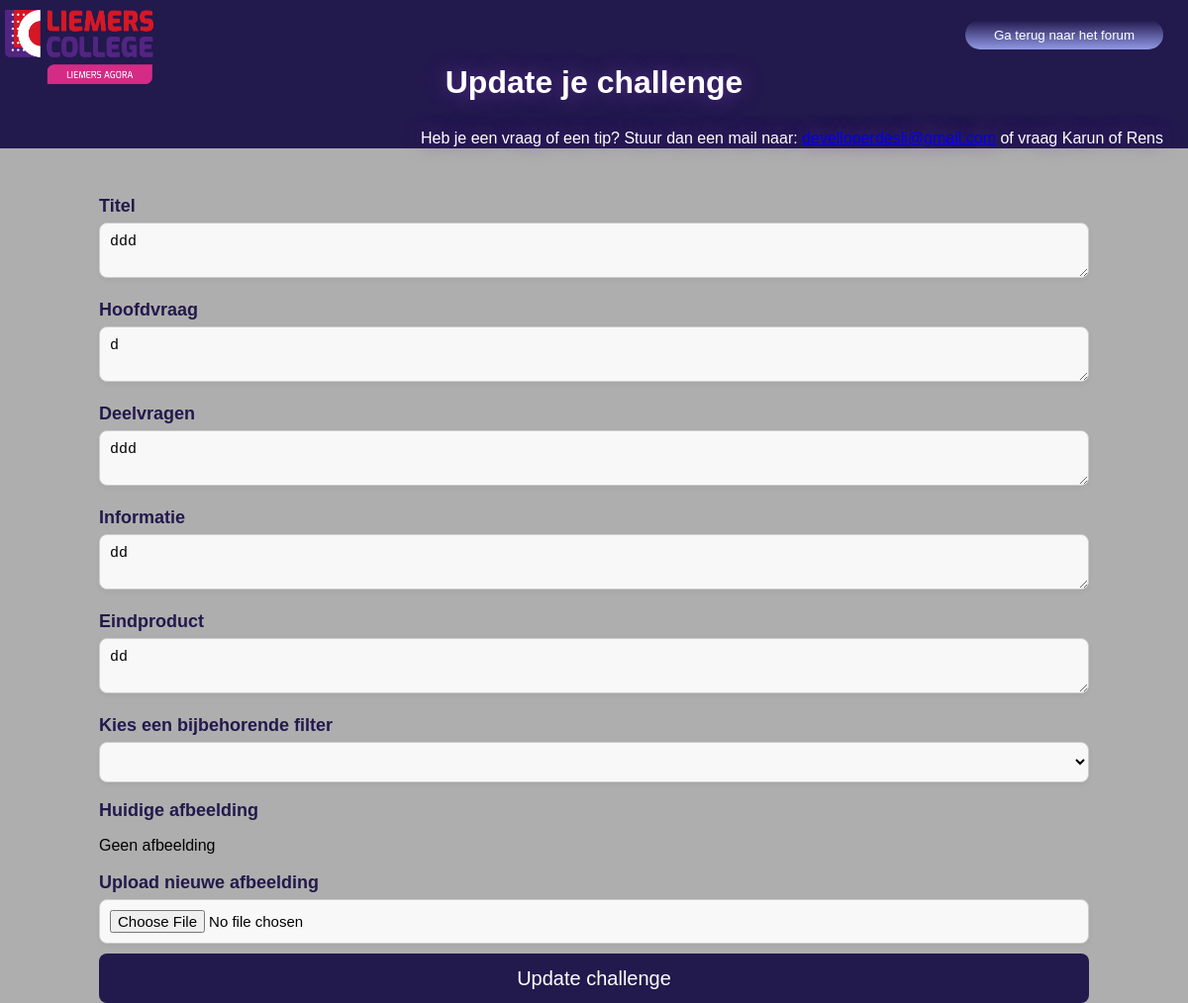
Page /update/7 (signed in) on the committed database.
### models.py (models this page shows, shortened)
class Todo(db.Model):
    id = db.Column(db.Integer, primary_key=True)
    date_created = db.Column(db.DateTime(timezone=True), default=lambda: datetime.now(timezone.utc))
    likes = db.Column(db.Integer, default=0)
    name = db.Column(db.String(100), nullable=False)
    title = db.Column(db.String(100), nullable=False)
    main_question = db.Column(db.String(200), nullable=False)
    sub_questions = db.Column(db.String(500), nullable=False)
    description = db.Column(db.Text, nullable=False)
    end_product = db.Column(db.Text, nullable=False)
    category = db.Column(db.String(50), nullable=False)
    image = db.Column(db.String(100), nullable=True)
    approved = db.Column(db.Boolean, default=False)
    author_id = db.Column(db.Integer, db.ForeignKey('user.id'), nullable=False)

### app.py (the view, shortened to what this page needs)
@app.route('/update/<int:id>', methods=['GET', 'POST'])
@login_required
def update(id):
    task = Todo.query.get_or_404(id)
    if not (current_user.id == task.author_id or current_user.is_admin):
        flash('You are not authorized to edit this challenge')
        return redirect(url_for('forum'))
    if request.method == 'GET':
        return render_template('update.html', task=task)

### app.py (called while the page is built)
@login_manager.user_loader
def load_user(user_id):
    return User.query.get(int(user_id))

### templates/update.html (shortened to what this page needs)
{% extends 'base.html' %} {% block head %}
<link
  rel="stylesheet"
  href="{{ url_for('static', filename='css/update.css') }}"
/>
<link
  href="https://unpkg.com/boxicons@2.1.4/css/boxicons.min.css"
  rel="stylesheet"
/>
{% endblock %} {% block body %}
<div class="top-color">
  <div class="contact">
    <p>
      Heb je een vraag of een tip? Stuur dan een mail naar:
      <a href="mailto:develloperdesli@gmail.com">develloperdesli@gmail.com</a>
      of vraag Karun of Rens
    </p>
  </div>
  <button class="forum-button">
    <a href="/forum" class="forum-button-text">Ga terug naar het forum</a>
  </button>
  <div class="logo">
    <a href="https://liemersagora.beezer.com/" target="_blank">
      <img
        class="logo"
        src="{{ url_for('static', filename='pictures/logo.png') }}"
        alt="Logo"
      />
    </a>
  </div>
  <h1>Update je challenge</h1>
</div>
<div class="forum">
  <form
    action="{{ url_for('update', id=task.id) }}"
    method="POST"
    enctype="multipart/form-data"
  >
    <label><h3>Titel</h3></label>
    <textarea name="title" required maxlength="30">{{ task.title }}</textarea>
    <label><h3>Hoofdvraag</h3></label>
    <textarea name="mainQuestion" required maxlength="60">
{{ task.main_question }}</textarea
    >
    <label><h3>Deelvragen</h3></label>
    <textarea name="subQuestions" required maxlength="150">
{{ task.sub_questions }}</textarea
    >
    <label><h3>Informatie</h3></label>
    <textarea name="description" required maxlength="100">
{{ task.description }}</textarea
    >
    <label><h3>Eindproduct</h3></label>
    <textarea name="endProduct" required>{{ task.end_product }}</textarea>
    <label class="filtersText filters" for="categorie"
      ><h3>Kies een bijbehorende filter</h3></label
    >
    <select class="filters" name="categorie" required>
      <option disabled selected hidden></option>
      <option value="Aardrijkskunde">Aardrijkskunde</option>
    </select>
    <label><h3>Huidige afbeelding</h3></label>
    {% if task.image %}
    <img
      src="{{ url_for('static', filename='uploads/' + task.image) }}"
      style="max-width: 300px"
    />
    {% else %}
    <p>Geen afbeelding</p>
    {% endif %}
    <label><h3>Upload nieuwe afbeelding</h3></label>
    <input type="file" accept="image/*" id="imageInput" name="image" />
    <button class="submit" type="submit">Update challenge</button>
  </form>
</div>
{% endblock %}

### static/css/update.css (style rules this page uses)
body { background-color: #afaeae; font-family: Arial, Helvetica, sans-serif; overflow-x: hidden; overflow-y: auto; margin: 0; padding: 0; }
h1 { text-align: center; color: white; margin-top: -20px; }
.top-color { text-shadow: rebeccapurple 0 0 20px; position: fixed; width: 100%; background-color: #22194d; left: 0; top: 0; padding: 10px 5px; height: 150px; z-index: 1000; box-sizing: border-box; }
.logo { width: 150px; height: 75px; }
.contact { color: white; position: absolute; top: 115px; right: 25px; z-index: 1000; }
.forum-button { position: absolute; right: 25px; top: 20px; border-radius: 20px; height: 30px; width: 200px; background: linear-gradient(#22194d 1%, #9198e5 100%); border: none; cursor: pointer; }
.forum-button-text { text-decoration: none; color: white; }
.forum { padding-top: 180px; max-width: 1000px; margin: 0 auto; display: grid; gap: 20px; }
label h3 { font-size: 18px; margin-bottom: 6px; color: #22194d; }
textarea, select, input[type="file"] { font-size: 15px; padding: 10px; border-radius: 8px; border: 1px solid #ccc; background-color: #f8f8f8; transition: border-color 0.2s ease; box-shadow: 0 2px 5px rgba(0, 0, 0, 0.05); width: 100%; box-sizing: border-box; resize: vertical; }
.submit { background-color: #22194d; color: white; border: none; border-radius: 8px; font-size: 20px; height: 50px; width: 100%; margin-top: 10px; cursor: pointer; }

### rows in the picture
Todo: title "ddd", mainQuestion "d", subQuestions "ddd", description "dd", endProduct "dd"
